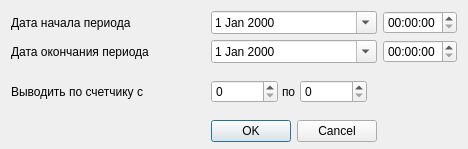
<?xml version="1.0" encoding="UTF-8"?>
<ui version="4.0">
 <class>ReportActirovaniaSetupDialog</class>
 <widget class="QDialog" name="ReportActirovaniaSetupDialog">
  <property name="geometry">
   <rect>
    <x>0</x>
    <y>0</y>
    <width>468</width>
    <height>149</height>
   </rect>
  </property>
  <property name="windowTitle">
   <string>Dialog</string>
  </property>
  <widget class="QWidget" name="layoutWidget">
   <property name="geometry">
    <rect>
     <x>11</x>
     <y>11</y>
     <width>446</width>
     <height>131</height>
    </rect>
   </property>
   <layout class="QGridLayout" name="gridLayout">
    <item row="3" column="0">
     <widget class="QLabel" name="lblCounter">
      <property name="text">
       <string>Выводить по счетчику с</string>
      </property>
      <property name="buddy">
       <cstring>edtCounterFrom</cstring>
      </property>
     </widget>
    </item>
    <item row="2" column="0" colspan="2">
     <widget class="QLabel" name="lblEndDate">
      <property name="text">
       <string>Дата окончания периода</string>
      </property>
      <property name="buddy">
       <cstring>edtEndDate</cstring>
      </property>
     </widget>
    </item>
    <item row="4" column="2" colspan="2">
     <widget class="QDialogButtonBox" name="buttonBox">
      <property name="orientation">
       <enum>Qt::Horizontal</enum>
      </property>
      <property name="standardButtons">
       <set>QDialogButtonBox::Cancel|QDialogButtonBox::Ok</set>
      </property>
     </widget>
    </item>
    <item row="0" column="0" colspan="2">
     <widget class="QLabel" name="lblBegDate">
      <property name="text">
       <string>Дата начала периода</string>
      </property>
      <property name="buddy">
       <cstring>edtBegDate</cstring>
      </property>
     </widget>
    </item>
    <item row="3" column="2" colspan="3">
     <widget class="QFrame" name="frmAge_2">
      <property name="frameShape">
       <enum>QFrame::NoFrame</enum>
      </property>
      <property name="frameShadow">
       <enum>QFrame::Raised</enum>
      </property>
      <layout class="QHBoxLayout" name="_2">
       <property name="spacing">
        <number>4</number>
       </property>
       <property name="margin">
        <number>0</number>
       </property>
       <item>
        <widget class="QSpinBox" name="edtCounterFrom">
         <property name="sizePolicy">
          <sizepolicy hsizetype="Preferred" vsizetype="Fixed">
           <horstretch>0</horstretch>
           <verstretch>0</verstretch>
          </sizepolicy>
         </property>
         <property name="maximum">
          <number>99999999</number>
         </property>
        </widget>
       </item>
       <item>
        <widget class="QLabel" name="lblCounterTo">
         <property name="text">
          <string>по</string>
         </property>
         <property name="buddy">
          <cstring>edtCounterTo</cstring>
         </property>
        </widget>
       </item>
       <item>
        <widget class="QSpinBox" name="edtCounterTo">
         <property name="sizePolicy">
          <sizepolicy hsizetype="Preferred" vsizetype="Fixed">
           <horstretch>0</horstretch>
           <verstretch>0</verstretch>
          </sizepolicy>
         </property>
         <property name="maximum">
          <number>99999999</number>
         </property>
         <property name="value">
          <number>0</number>
         </property>
        </widget>
       </item>
       <item>
        <spacer name="horizontalSpacer">
         <property name="orientation">
          <enum>Qt::Horizontal</enum>
         </property>
         <property name="sizeHint" stdset="0">
          <size>
           <width>20</width>
           <height>20</height>
          </size>
         </property>
        </spacer>
       </item>
      </layout>
     </widget>
    </item>
    <item row="0" column="2" colspan="2">
     <widget class="CDateEdit" name="edtBegDate">
      <property name="calendarPopup">
       <bool>true</bool>
      </property>
     </widget>
    </item>
    <item row="0" column="4">
     <widget class="QTimeEdit" name="edtBegTime"/>
    </item>
    <item row="2" column="2" colspan="2">
     <widget class="CDateEdit" name="edtEndDate">
      <property name="calendarPopup">
       <bool>true</bool>
      </property>
     </widget>
    </item>
    <item row="2" column="4">
     <widget class="QTimeEdit" name="edtEndTime"/>
    </item>
   </layout>
  </widget>
 </widget>
 <customwidgets>
  <customwidget>
   <class>CDateEdit</class>
   <extends>QDateEdit</extends>
   <header>library/DateEdit</header>
  </customwidget>
 </customwidgets>
 <tabstops>
  <tabstop>buttonBox</tabstop>
  <tabstop>edtBegDate</tabstop>
  <tabstop>edtEndDate</tabstop>
  <tabstop>edtCounterFrom</tabstop>
  <tabstop>edtCounterTo</tabstop>
 </tabstops>
 <resources/>
 <connections>
  <connection>
   <sender>buttonBox</sender>
   <signal>accepted()</signal>
   <receiver>ReportActirovaniaSetupDialog</receiver>
   <slot>accept()</slot>
   <hints>
    <hint type="sourcelabel">
     <x>248</x>
     <y>254</y>
    </hint>
    <hint type="destinationlabel">
     <x>157</x>
     <y>274</y>
    </hint>
   </hints>
  </connection>
  <connection>
   <sender>buttonBox</sender>
   <signal>rejected()</signal>
   <receiver>ReportActirovaniaSetupDialog</receiver>
   <slot>reject()</slot>
   <hints>
    <hint type="sourcelabel">
     <x>316</x>
     <y>260</y>
    </hint>
    <hint type="destinationlabel">
     <x>286</x>
     <y>274</y>
    </hint>
   </hints>
  </connection>
 </connections>
</ui>
